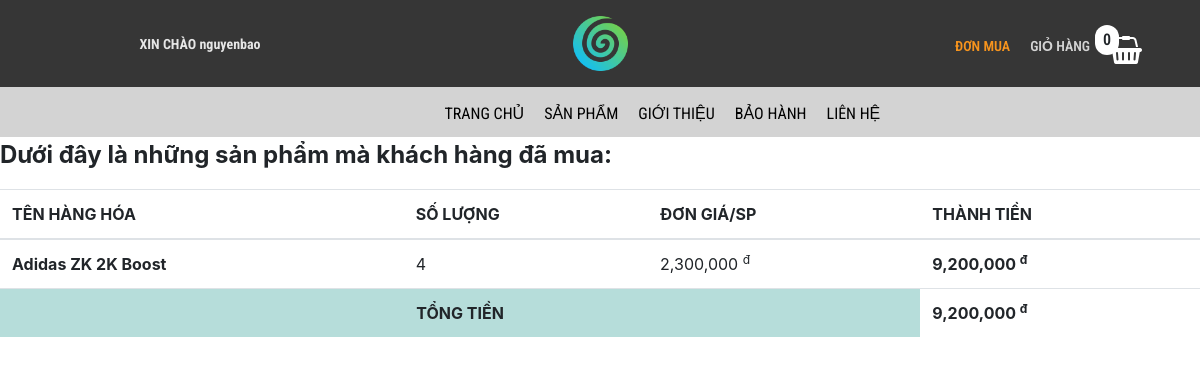
The page /trang-chinh/chi-tiet-don-mua.php?ma_hd=252 (signed in) on the database its author committed.
### tables this page shows
CREATE TABLE `hoa_don_chi_tiet` (
  `ma_hd` int(11) NOT NULL,
  `so_luong` int(11) NOT NULL,
  `don_gia` int(11) NOT NULL,
  `ma_hh` int(11) NOT NULL
);

CREATE TABLE `hang_hoa` (
  `ma_hh` int(11) NOT NULL,
  `ten_hh` varchar(50) NOT NULL,
  `hinh` varchar(50) NOT NULL,
  `hinh1` varchar(255) NOT NULL,
  `hinh2` varchar(255) NOT NULL,
  `hinh3` varchar(255) NOT NULL,
  `don_gia` int(11) NOT NULL,
  `giam_gia` int(11) NOT NULL,
  `so_luong_sp` int(11) NOT NULL,
  `mo_ta` varchar(500) NOT NULL,
  `ma_loai` int(11) NOT NULL
);

### trang-chinh/chi-tiet-don-mua.php (the view, shortened to what this page needs)
<!DOCTYPE html>
<html lang="en">
<head>
    <link rel="stylesheet" href="https://maxcdn.bootstrapcdn.com/bootstrap/4.0.0/css/bootstrap.min.css">
    <link rel="stylesheet" href="../../bigshoes/css/chi-tiet-sp/products.css">
    <link rel="stylesheet" href="../../bigshoes/css/chi-tiet-sp/plugin/css/owl.carousel.min.css">
    <link rel="stylesheet" href="../../bigshoes/css/chi-tiet-sp/plugin/css/owl.theme.default.min.css">
    <link rel="stylesheet" href="https://cdnjs.cloudflare.com/ajax/libs/font-awesome/4.7.0/css/font-awesome.min.css">
</head>
<body>
    <div class="container-fluid">
        <div class="row">
            <div class="col-md-4" style="background-color: rgb(54, 54, 54);text-align: center">
                <div class="login">
                    <?php
                    if (!isset($_SESSION['user'])) {
                    ?>
                        <a href="../../bigshoes/tai-khoan/dang-nhap.php">
                            <p><strong>ĐĂNG NHẬP / ĐĂNG KÍ</strong></p>
                        </a>
                    <?php } else { ?>
                        <a href="../../bigshoes/tai-khoan/thong-tin-tk.php">
                            <p><strong>XIN CHÀO <?= $_SESSION['user']['ho_ten'] ?></strong></p>
                        </a>
                    <?php } ?>
                </div>
            </div>
            <div class="col-md-4" style="background-color: rgb(54, 54, 54);text-align: center">
                <div class="logo">
                    <a href="index.php"><img src="../css/danh-sach-sp/img/TBT.png" alt="anh"></a>
                </div>
            </div>
            <div class="col-md-4" style="background-color: rgb(54, 54, 54);text-align: center">
                <div class="giohang" style="position: reletive;">
                    <?php
                    $sll = 0;
                    ?>
                    <span style="position: absolute;padding:3px 8px;background-color:#fff;border-radius:50px;left:295px;top:25px;"><?= $sll ?></span>
                    <ul>
                        <li style="list-style: none;">
                            <p style="font-size: 14px;">
                                <a href="don-mua.php" style="text-decoration:none;color:#f7941d;">ĐƠN MUA</a>
                            </p>
                        </li>
                        <li style="list-style: none;">
                            <p style="color: rgb(212, 212, 212);font-size: 14px;">GIỎ HÀNG</p>
                        </li>
                        <a href="danh-sach-gio-hang.php">
                            <li style="list-style: none;">
                                <i class="fa fa-shopping-basket" style="font-size:28px;color:rgb(255, 255, 255)"></i>
                            </li>
                        </a>
                    </ul>
                </div>
            </div>
        </div>
    </div>
    <div class="container-fluid">
        <div class="row">
            <div class="col-md-12" style="background-color: rgb(211, 211, 211);">
                <div class="nav">
                    <ul>
                        <li><a href="index.php">TRANG CHỦ</a></li>
                        <li><a href="danh-sach-sp.php">SẢN PHẨM</a></li>
                        <li><a href="gioi-thieu.php">GIỚI THIỆU</a></li>
                        <li><a href="bao-hanh.php">BẢO HÀNH</a></li>
                        <li><a href="lien-he.php">LIÊN HỆ</a></li>
                    </ul>
                </div>
            </div>
        </div>
    </div>
    <div id="page-wrapper">
        <div class="header">
            <?php
            if (isset($_SESSION['user'])) {
                $conn = mysqli_connect('localhost', 'root', '', 'bigshoes');
                $Total = 0;
                $result1 = mysqli_query($conn, "SELECT * FROM hoa_don_chi_tiet WHERE ma_hd = '" . $_GET['ma_hd'] . "'");
            ?>
                <div class="page-header">
                    <p style="font-size: 24px"><b>Dưới đây là những sản phẩm mà khách hàng đã mua: </b></p>
                    <table class="table table-hover">
                        <thead>
                            <tr>
                                <th>TÊN HÀNG HÓA</th>
                                <th>SỐ LƯỢNG</th>
                                <th>ĐƠN GIÁ/SP</th>
                                <th>THÀNH TIỀN</th>
                            </tr>
                        </thead>
                        <tbody>
                            <?php
                            if (!empty($result1)) {
                                foreach ($result1 as $item) {
                                    extract($item);
                                    $result2 = mysqli_query($conn, "SELECT * FROM hang_hoa WHERE ma_hh ='" . $item['ma_hh'] . "'");
                                    $detail = mysqli_fetch_assoc($result2);
                            ?>
                                    <tr>
                                        <td><b><?= $detail['ten_hh'] ?></b></td>
                                        <td><?= $so_luong ?></td>
                                        <td><?= number_format($detail['don_gia']) ?> <sup>đ</sup></td>
                                        <td><b><?= number_format($detail['don_gia'] * $so_luong);
                                                $Total += ($detail['don_gia'] * $so_luong) ?> <sup>đ</sup></b></td>
                                    </tr>
                                <?php } ?>
                                <tr>
                                    <td colspan="3" style="text-align:center;background:#B6DDDA"><b>TỔNG TIỀN</b></td>
                                    <td style="background: #01877   E;"><b><?= number_format($Total) ?> <sup>đ</sup></b></td>
                                </tr>
                        </tbody>
                    </table>
                </div>
        <?php }
                        } ?>
        </div>
    </div>
</body>
</html>

### css/chi-tiet-sp/products.css (style rules this page uses)
* { margin: 0px; padding: 0px; box-sizing: border-box; }
.login p { margin-top: 34px; color: rgb(230, 230, 230); font-size: 14px; font-family: "Roboto Condensed", sans-serif; }
.logo { padding: 13px; }
.logo img { width: 61px; }
.nav { position: relative; width: 100%; height: 50px; background-color: rgb(211, 211, 211); font-family: "Roboto Condensed", sans-serif; }
.nav ul { position: absolute; top: 0; left: 35%; }
.nav ul li { float: left; list-style: none; margin-left: 20px; font-family: "Roboto Condensed", sans-serif; font-size: 16px; margin-top: 15px; }
.nav ul li a { text-decoration: none; color: black; }
.giohang { font-weight: 600; margin-left: 120px; font-family: "Roboto Condensed", sans-serif; }
.giohang ul li { float: left; margin-left: 20px; margin-top: 20px; }

### rows shown on the page
hoa_don_chi_tiet: ma_hh.ten_hh "Adidas ZK 2K Boost", so_luong "4", ma_hh.don_gia "2,300,000", $detail['don_gia'] * $so_luong "9,200,000"

### other values the page prints
$_SESSION['user']['ho_ten'] "nguyenbao"
$sll "0"
$Total "9,200,000"
